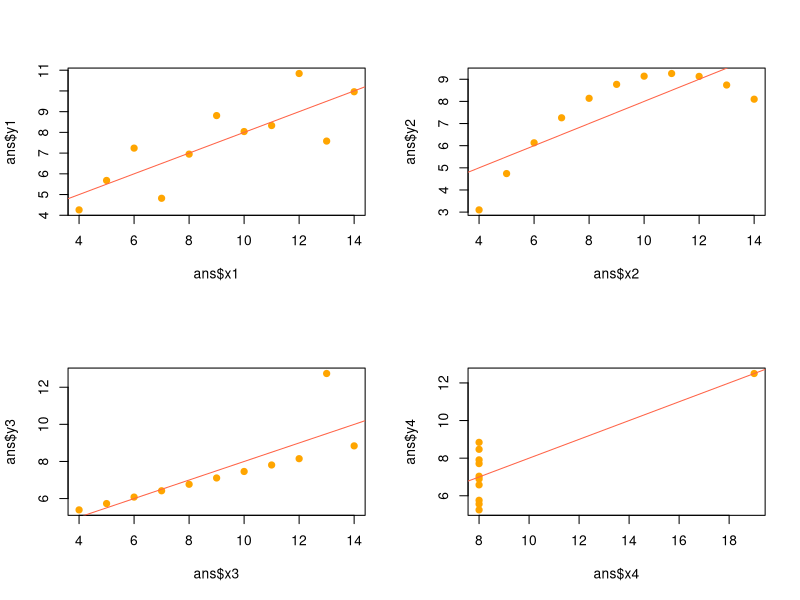

Recreate this plot in R.
## ---- chunk 1
library(tidyverse)
# str(diamonds)
# str(mpg)

anscombe
ans <- anscombe
mean(ans$x1)
mean(ans$x2)
mean(ans$x3)
mean(ans$x4)

mean(ans$y1)
mean(ans$y2)
mean(ans$y3)
mean(ans$y4)

# 상관계수
cor(ans$x1, ans$y1)
cor(ans$x2, ans$y2)
cor(ans$x3, ans$y3)
cor(ans$x4, ans$y4)

# 선형회귀
lm(y1 ~ x1, data = ans)
lm(y2 ~ x2, data = ans)
lm(y3 ~ x3, data = ans)
lm(y4 ~ x4, data = ans)
# ==> 기술적 통계로 보면 전부 비슷한 수치

# 시각화
par(mfrow = c(2,2))
plot(ans$x1, ans$y1, col = 'orange', pch = 19)
abline(lm(y1 ~ x1, data = ans), col = "tomato")

plot(ans$x2, ans$y2, col = 'orange', pch = 19)
abline(lm(y2 ~ x2, data = ans), col = "tomato")

plot(ans$x3, ans$y3, col = 'orange', pch = 19)
abline(lm(y3 ~ x3, data = ans), col = "tomato")

plot(ans$x4, ans$y4, col = 'orange', pch = 19)
abline(lm(y4 ~ x4, data = ans), col = "tomato")
par(mfrow = c(1,1))
